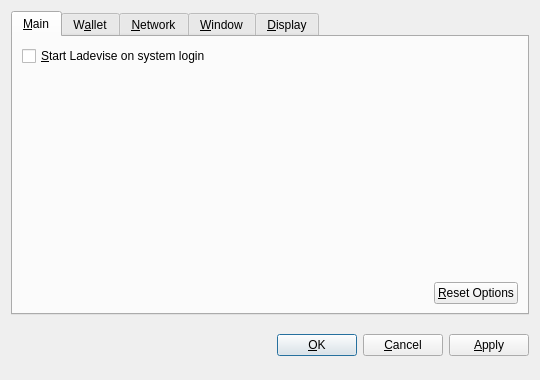
<?xml version="1.0" encoding="UTF-8"?>
<ui version="4.0">
 <class>OptionsDialog</class>
 <widget class="QDialog" name="OptionsDialog">
  <property name="geometry">
   <rect>
    <x>0</x>
    <y>0</y>
    <width>540</width>
    <height>380</height>
   </rect>
  </property>
  <property name="windowTitle">
   <string>Options</string>
  </property>
  <property name="modal">
   <bool>true</bool>
  </property>
  <layout class="QVBoxLayout" name="verticalLayout">
   <item>
    <widget class="QTabWidget" name="tabWidget">
     <property name="tabPosition">
      <enum>QTabWidget::North</enum>
     </property>
     <property name="currentIndex">
      <number>0</number>
     </property>
     <widget class="QWidget" name="tabMain">
      <attribute name="title">
       <string>&amp;Main</string>
      </attribute>
      <layout class="QVBoxLayout" name="verticalLayout_Main">
       <item>
        <widget class="QCheckBox" name="bitcoinAtStartup">
         <property name="toolTip">
          <string>Automatically start Ladevise after logging in to the system.</string>
         </property>
         <property name="text">
          <string>&amp;Start Ladevise on system login</string>
         </property>
        </widget>
       </item>
       <item>
        <spacer name="verticalSpacer_Main">
         <property name="orientation">
          <enum>Qt::Vertical</enum>
         </property>
         <property name="sizeHint" stdset="0">
          <size>
           <width>20</width>
           <height>40</height>
          </size>
         </property>
        </spacer>
       </item>
       <item>
        <layout class="QHBoxLayout" name="horizontalLayout_2_Main">
         <item>
          <spacer name="horizontalSpacer_2_Main">
           <property name="orientation">
            <enum>Qt::Horizontal</enum>
           </property>
           <property name="sizeHint" stdset="0">
            <size>
             <width>40</width>
             <height>20</height>
            </size>
           </property>
          </spacer>
         </item>
         <item>
          <widget class="QPushButton" name="resetButton">
           <property name="toolTip">
            <string>Reset all client options to default.</string>
           </property>
           <property name="text">
            <string>&amp;Reset Options</string>
           </property>
           <property name="autoDefault">
            <bool>false</bool>
           </property>
          </widget>
         </item>
        </layout>
       </item>
      </layout>
     </widget>
     <widget class="QWidget" name="tabWallet">
      <attribute name="title">
       <string>W&amp;allet</string>
      </attribute>
      <layout class="QVBoxLayout" name="verticalLayout_Network">
       <item>
        <widget class="QLabel" name="transactionFeeInfoLabel">
         <property name="text">
          <string>Optional transaction fee per kB that helps make sure your transactions are processed quickly. Most transactions are 1 kB.</string>
         </property>
         <property name="textFormat">
          <enum>Qt::PlainText</enum>
         </property>
         <property name="wordWrap">
          <bool>true</bool>
         </property>
        </widget>
       </item>
       <item>
        <layout class="QHBoxLayout" name="horizontalLayout_1_Main">
         <item>
          <widget class="QLabel" name="transactionFeeLabel">
           <property name="text">
            <string>Pay transaction &amp;fee</string>
           </property>
           <property name="textFormat">
            <enum>Qt::PlainText</enum>
           </property>
           <property name="buddy">
            <cstring>transactionFee</cstring>
           </property>
          </widget>
         </item>
         <item>
          <widget class="BitcoinAmountField" name="transactionFee"/>
         </item>
         <item>
          <spacer name="horizontalSpacer_1_Main">
           <property name="orientation">
            <enum>Qt::Horizontal</enum>
           </property>
           <property name="sizeHint" stdset="0">
            <size>
             <width>40</width>
             <height>20</height>
            </size>
           </property>
          </spacer>
         </item>
        </layout>
       </item>
       <item>
        <widget class="QLabel" name="label">
         <property name="text">
          <string>If you disable the spending of unconfirmed change, the change from a transaction cannot be used until that transaction has at least one confirmation. This also affects how your balance is computed.</string>
         </property>
         <property name="wordWrap">
          <bool>true</bool>
         </property>
        </widget>
       </item>
       <item>
        <widget class="QCheckBox" name="spendZeroConfChange">
         <property name="text">
          <string>Spend unconfirmed change  (experts only)</string>
         </property>
        </widget>
       </item>
       <item>
        <spacer name="verticalSpacer">
         <property name="orientation">
          <enum>Qt::Vertical</enum>
         </property>
         <property name="sizeHint" stdset="0">
          <size>
           <width>20</width>
           <height>40</height>
          </size>
         </property>
        </spacer>
       </item>
      </layout>
     </widget>
     <widget class="QWidget" name="tabNetwork">
      <attribute name="title">
       <string>&amp;Network</string>
      </attribute>
      <layout class="QVBoxLayout" name="verticalLayout_Network">
       <item>
        <widget class="QCheckBox" name="mapPortUpnp">
         <property name="toolTip">
          <string>Automatically open the Ladevise client port on the router. This only works when your router supports UPnP and it is enabled.</string>
         </property>
         <property name="text">
          <string>Map port using &amp;UPnP</string>
         </property>
        </widget>
       </item>
       <item>
        <widget class="QCheckBox" name="connectSocks">
         <property name="toolTip">
          <string>Connect to the Ladevise network through a SOCKS proxy (e.g. when connecting through Tor).</string>
         </property>
         <property name="text">
          <string>&amp;Connect through SOCKS proxy:</string>
         </property>
        </widget>
       </item>
       <item>
        <layout class="QHBoxLayout" name="horizontalLayout_Network">
         <item>
          <widget class="QLabel" name="proxyIpLabel">
           <property name="text">
            <string>Proxy &amp;IP:</string>
           </property>
           <property name="textFormat">
            <enum>Qt::PlainText</enum>
           </property>
           <property name="buddy">
            <cstring>proxyIp</cstring>
           </property>
          </widget>
         </item>
         <item>
          <widget class="QValidatedLineEdit" name="proxyIp">
           <property name="maximumSize">
            <size>
             <width>140</width>
             <height>16777215</height>
            </size>
           </property>
           <property name="toolTip">
            <string>IP address of the proxy (e.g. 127.0.0.1)</string>
           </property>
          </widget>
         </item>
         <item>
          <widget class="QLabel" name="proxyPortLabel">
           <property name="text">
            <string>&amp;Port:</string>
           </property>
           <property name="textFormat">
            <enum>Qt::PlainText</enum>
           </property>
           <property name="buddy">
            <cstring>proxyPort</cstring>
           </property>
          </widget>
         </item>
         <item>
          <widget class="QLineEdit" name="proxyPort">
           <property name="maximumSize">
            <size>
             <width>55</width>
             <height>16777215</height>
            </size>
           </property>
           <property name="toolTip">
            <string>Port of the proxy (e.g. 9050)</string>
           </property>
          </widget>
         </item>
         <item>
          <widget class="QLabel" name="socksVersionLabel">
           <property name="text">
            <string>SOCKS &amp;Version:</string>
           </property>
           <property name="textFormat">
            <enum>Qt::PlainText</enum>
           </property>
           <property name="buddy">
            <cstring>socksVersion</cstring>
           </property>
          </widget>
         </item>
         <item>
          <widget class="QValueComboBox" name="socksVersion">
           <property name="toolTip">
            <string>SOCKS version of the proxy (e.g. 5)</string>
           </property>
          </widget>
         </item>
         <item>
          <spacer name="horizontalSpacer_Network">
           <property name="orientation">
            <enum>Qt::Horizontal</enum>
           </property>
           <property name="sizeHint" stdset="0">
            <size>
             <width>40</width>
             <height>20</height>
            </size>
           </property>
          </spacer>
         </item>
        </layout>
       </item>
       <item>
        <spacer name="verticalSpacer_Network">
         <property name="orientation">
          <enum>Qt::Vertical</enum>
         </property>
         <property name="sizeHint" stdset="0">
          <size>
           <width>20</width>
           <height>40</height>
          </size>
         </property>
        </spacer>
       </item>
      </layout>
     </widget>
     <widget class="QWidget" name="tabWindow">
      <attribute name="title">
       <string>&amp;Window</string>
      </attribute>
      <layout class="QVBoxLayout" name="verticalLayout_Window">
       <item>
        <widget class="QCheckBox" name="minimizeToTray">
         <property name="toolTip">
          <string>Show only a tray icon after minimizing the window.</string>
         </property>
         <property name="text">
          <string>&amp;Minimize to the tray instead of the taskbar</string>
         </property>
        </widget>
       </item>
       <item>
        <widget class="QCheckBox" name="minimizeOnClose">
         <property name="toolTip">
          <string>Minimize instead of exit the application when the window is closed. When this option is enabled, the application will be closed only after selecting Quit in the menu.</string>
         </property>
         <property name="text">
          <string>M&amp;inimize on close</string>
         </property>
        </widget>
       </item>
       <item>
        <spacer name="verticalSpacer_Window">
         <property name="orientation">
          <enum>Qt::Vertical</enum>
         </property>
         <property name="sizeHint" stdset="0">
          <size>
           <width>20</width>
           <height>40</height>
          </size>
         </property>
        </spacer>
       </item>
      </layout>
     </widget>
     <widget class="QWidget" name="tabDisplay">
      <attribute name="title">
       <string>&amp;Display</string>
      </attribute>
      <layout class="QVBoxLayout" name="verticalLayout_Display">
       <item>
        <layout class="QHBoxLayout" name="horizontalLayout_1_Display">
         <item>
          <widget class="QLabel" name="langLabel">
           <property name="text">
            <string>User Interface &amp;language:</string>
           </property>
           <property name="textFormat">
            <enum>Qt::PlainText</enum>
           </property>
           <property name="buddy">
            <cstring>lang</cstring>
           </property>
          </widget>
         </item>
         <item>
          <widget class="QValueComboBox" name="lang">
           <property name="toolTip">
            <string>The user interface language can be set here. This setting will take effect after restarting Ladevise.</string>
           </property>
          </widget>
         </item>
        </layout>
       </item>
       <item>
        <layout class="QHBoxLayout" name="horizontalLayout_2_Display">
         <item>
          <widget class="QLabel" name="unitLabel">
           <property name="text">
            <string>&amp;Unit to show amounts in:</string>
           </property>
           <property name="textFormat">
            <enum>Qt::PlainText</enum>
           </property>
           <property name="buddy">
            <cstring>unit</cstring>
           </property>
          </widget>
         </item>
         <item>
          <widget class="QValueComboBox" name="unit">
           <property name="toolTip">
            <string>Choose the default subdivision unit to show in the interface and when sending coins.</string>
           </property>
          </widget>
         </item>
        </layout>
       </item>
       <item>
        <widget class="QCheckBox" name="displayAddresses">
         <property name="toolTip">
          <string>Whether to show Ladevise addresses in the transaction list or not.</string>
         </property>
         <property name="text">
          <string>&amp;Display addresses in transaction list</string>
         </property>
        </widget>
       </item>
       <item>
        <widget class="QCheckBox" name="coinControlFeatures">
         <property name="toolTip">
          <string>Whether to show coin control features or not.</string>
         </property>
         <property name="text">
          <string>Display coin &amp;control features (experts only!)</string>
         </property>
        </widget>
       </item>
       <item>
        <spacer name="verticalSpacer_Display">
         <property name="orientation">
          <enum>Qt::Vertical</enum>
         </property>
         <property name="sizeHint" stdset="0">
          <size>
           <width>20</width>
           <height>40</height>
          </size>
         </property>
        </spacer>
       </item>
      </layout>
     </widget>
    </widget>
   </item>
   <item>
    <layout class="QHBoxLayout" name="horizontalLayout_Buttons">
     <item>
      <spacer name="horizontalSpacer_1">
       <property name="orientation">
        <enum>Qt::Horizontal</enum>
       </property>
       <property name="sizeHint" stdset="0">
        <size>
         <width>40</width>
         <height>48</height>
        </size>
       </property>
      </spacer>
     </item>
     <item>
      <widget class="QLabel" name="statusLabel">
       <property name="font">
        <font>
         <weight>75</weight>
         <bold>true</bold>
        </font>
       </property>
       <property name="text">
        <string/>
       </property>
       <property name="textFormat">
        <enum>Qt::PlainText</enum>
       </property>
       <property name="wordWrap">
        <bool>true</bool>
       </property>
      </widget>
     </item>
     <item>
      <spacer name="horizontalSpacer_2">
       <property name="orientation">
        <enum>Qt::Horizontal</enum>
       </property>
       <property name="sizeHint" stdset="0">
        <size>
         <width>40</width>
         <height>48</height>
        </size>
       </property>
      </spacer>
     </item>
     <item>
      <widget class="QPushButton" name="okButton">
       <property name="text">
        <string>&amp;OK</string>
       </property>
      </widget>
     </item>
     <item>
      <widget class="QPushButton" name="cancelButton">
       <property name="text">
        <string>&amp;Cancel</string>
       </property>
       <property name="autoDefault">
        <bool>false</bool>
       </property>
      </widget>
     </item>
     <item>
      <widget class="QPushButton" name="applyButton">
       <property name="text">
        <string>&amp;Apply</string>
       </property>
       <property name="autoDefault">
        <bool>false</bool>
       </property>
      </widget>
     </item>
    </layout>
   </item>
  </layout>
 </widget>
 <customwidgets>
  <customwidget>
   <class>BitcoinAmountField</class>
   <extends>QSpinBox</extends>
   <header>bitcoinamountfield.h</header>
  </customwidget>
  <customwidget>
   <class>QValueComboBox</class>
   <extends>QComboBox</extends>
   <header>qvaluecombobox.h</header>
  </customwidget>
  <customwidget>
   <class>QValidatedLineEdit</class>
   <extends>QLineEdit</extends>
   <header>qvalidatedlineedit.h</header>
  </customwidget>
 </customwidgets>
 <resources/>
 <connections/>
</ui>
